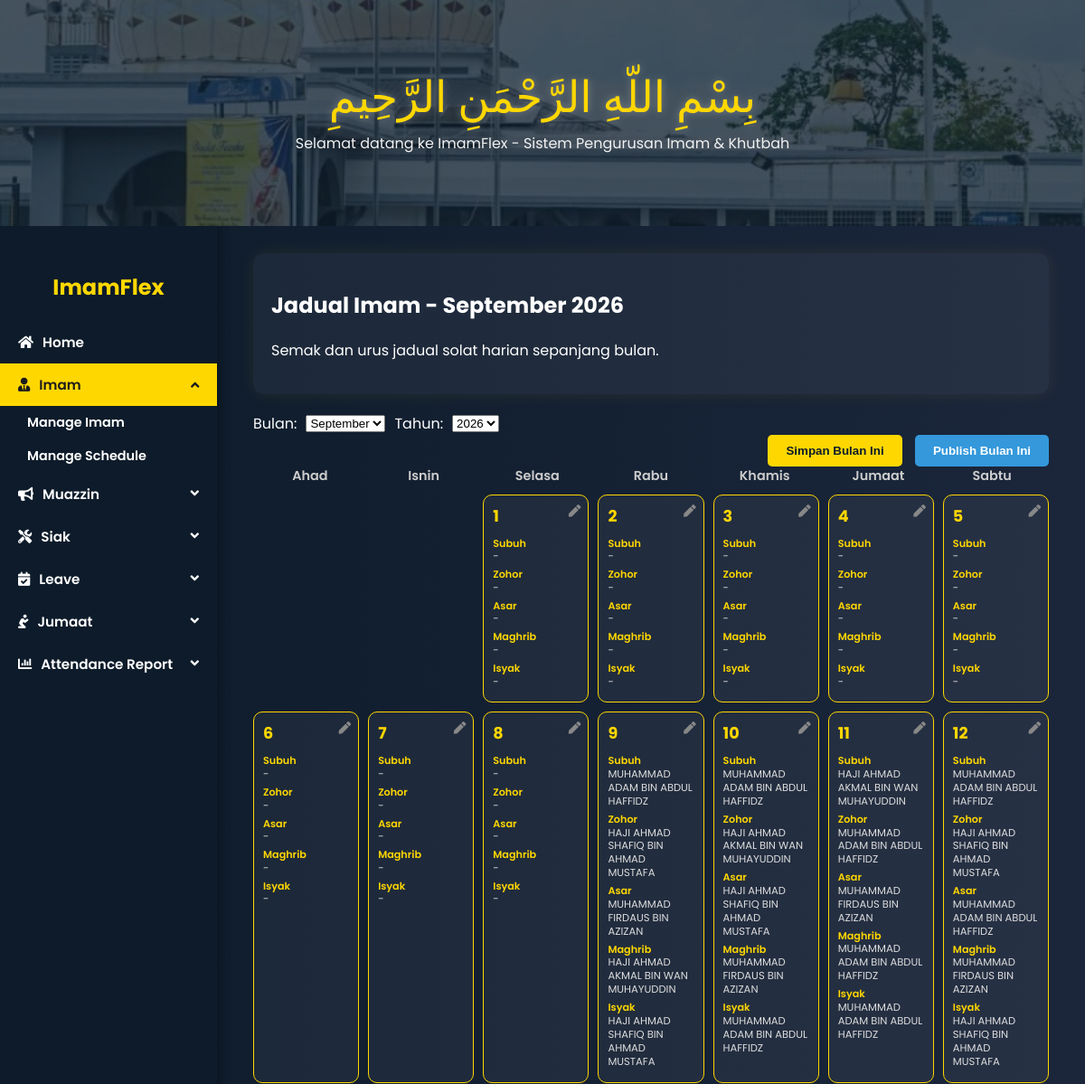
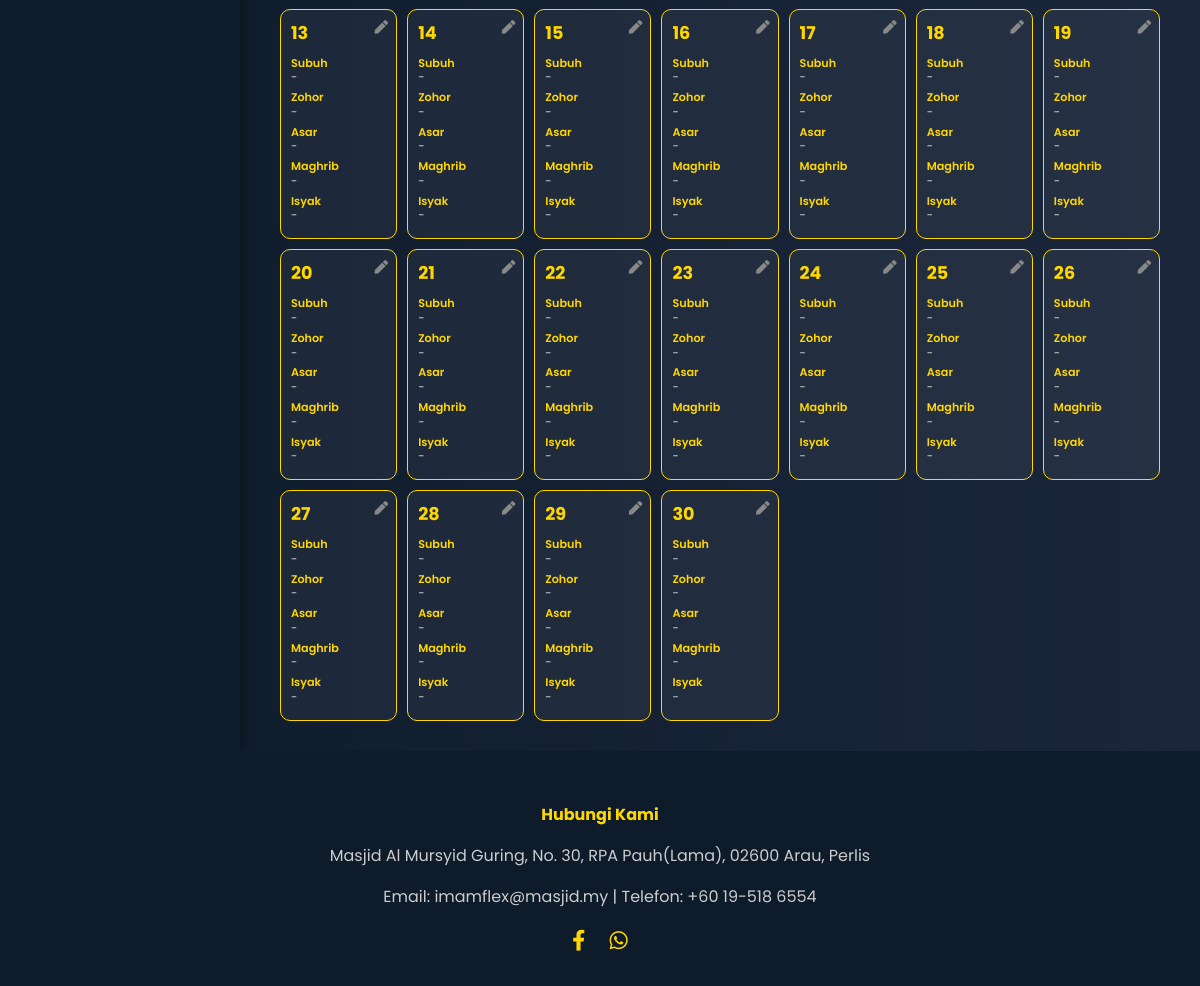
Screenshot of /imam/schedule/ with the database file from the repository (2 pictures, top to bottom).
### ImamFlex/models.py (models this page shows, shortened)
class MosqueStaff(models.Model):
    name = models.CharField(max_length=100)
    ic_number = models.CharField(max_length=12, unique=True)
    contact_number = models.CharField(max_length=15)
    address = models.TextField(blank=True, null=True)
    availability = models.BooleanField(default=True)
    email = models.EmailField(blank=True, null=True)
    profile_picture = models.ImageField(upload_to='profile_pics/', null=True, blank=True)
    class Meta:
        abstract = True

class Imam(MosqueStaff):
    imam_id = models.CharField(max_length=10, primary_key=True)
    password = models.CharField(max_length=20)
    is_admin = models.BooleanField(default=False)

### ImamFlex/views.py (the view, shortened to what this page needs)
# urls.py: path('imam/schedule/', views.imam_schedule, name='imam_schedule'),  # only one
def imam_schedule(request):
    today = date.today()
    year = int(request.GET.get('year', today.year))
    month = int(request.GET.get('month', today.month))
    first_day = date(year, month, 1)
    last_day = date(year, month, calendar.monthrange(year, month)[1])
    all_schedules = DutySchedule.objects.filter(date__range=[first_day, last_day], role_type='Imam')
    cal = calendar.Calendar(firstweekday=6)
    month_matrix = cal.monthdatescalendar(year, month)
    prayers = ['Subuh', 'Zohor', 'Asar', 'Maghrib', 'Isyak']
    calendar_data = []
    for week in month_matrix:
        week_data = []
        for day in week:
            if day.month == month:
                daily_prayers = {prayer: None for prayer in prayers}
                for schedule in all_schedules:
                    if schedule.date == day and schedule.prayer_time in daily_prayers:
                        imam_id = schedule.replacement_role_id if schedule.replacement_role_id else schedule.role_id
                        imam = Imam.objects.filter(imam_id=imam_id).first()
                        daily_prayers[schedule.prayer_time] = imam.name if imam else "?"
                week_data.append({'date': day, 'prayers': daily_prayers})
            else:
                week_data.append(None)
        calendar_data.append(week_data)
    years = list(range(today.year, today.year + 5))
    months = [(i, calendar.month_name[i]) for i in range(1, 13)]
    context = {
        'calendar': calendar_data,
        'month': month,
        'month_name': calendar.month_name[month],
        'year': year,
        'imam_list': Imam.objects.all(),
        'prayers': prayers,
        'years': years,
        'months': months,
    }
    return render(request, 'admin/imamSchedule.html', context)

### ImamFlex/templates/admin/imamSchedule.html (shortened to what this page needs)
{% load static %}
<!DOCTYPE html>
<html lang="en">
<head>
  <link rel="stylesheet" href="https://cdnjs.cloudflare.com/ajax/libs/font-awesome/5.15.4/css/all.min.css">
  <link rel="stylesheet" href="{% static 'css/ImamFlex.css' %}">
</head>
<body>
<div class="header-img">
  <div>
    <div class="bismillah">بِسْمِ اللّهِ الرَّحْمَنِ الرَّحِيمِ</div>
    <div class="tagline">Selamat datang ke ImamFlex - Sistem Pengurusan Imam & Khutbah</div>
  </div>
</div>
<div class="main-wrapper">
    <div class="sidebar">
        <h2>ImamFlex</h2>
        <a href="{% url 'adminDash' %}" class="active"><i class="fas fa-home"></i> Home</a>
        <button class="dropdown-btn active"><i class="fas fa-user-tie"></i> Imam</button>
        <div class="dropdown-container" style="display:flex;">
            <a href="{% url 'imam_management' %}">Manage Imam</a>
            <a href="{% url 'imam_schedule' %}">Manage Schedule</a>
        </div>
        <button class="dropdown-btn "><i class="fas fa-bullhorn"></i> Muazzin</button>
        <button class="dropdown-btn"><i class="fas fa-tools"></i> Siak</button>
       <button class="dropdown-btn"><i class="fas fa-calendar-check"></i> Leave</button>
      <button class="dropdown-btn"><i class="fas fa-pray"></i> Jumaat</button>
      <button class="dropdown-btn"><i class="fas fa-chart-bar"></i> Attendance Report</button>
    </div>
  <div class="content">
    <div class="card">
      <h2>Jadual Imam - <span class="highlight">{{ month_name }} {{ year }}</span></h2>
      <p class="subtext">Semak dan urus jadual solat harian sepanjang bulan.</p>
    </div>
    <form method="get" style="display: flex; gap: 10px; align-items: center;">
  <label for="month">Bulan:</label>
  <select name="month" id="month" onchange="this.form.submit()">
    {% for value, name in months %}
      <option value="{{ value }}" {% if value == month %}selected{% endif %}>{{ name }}</option>
    {% endfor %}
  </select>
  <label for="year">Tahun:</label>
  <select name="year" id="year" onchange="this.form.submit()">
    {% for y in years %}
      <option value="{{ y }}" {% if y == year %}selected{% endif %}>{{ y }}</option>
    {% endfor %}
  </select>
</form>
    <div class="calendar-actions">
      <form method="post" style="display:inline;">{% csrf_token %}
        <button type="submit" name="saveMonthBtn">Simpan Bulan Ini</button>
      </form>
      <form method="post" style="display:inline;">{% csrf_token %}
        <button type="submit" name="publishMonthBtn" id="publishMonthBtn">Publish Bulan Ini</button>
      </form>
    </div>
    <div class="weekday-labels">
      <div>Ahad</div><div>Isnin</div><div>Selasa</div><div>Rabu</div><div>Khamis</div><div>Jumaat</div><div>Sabtu</div>
    </div>
    <div class="calendar-grid">
      {% for week in calendar %}
        {% for day in week %}
          {% if day %}
            <div class="day-box" data-date="{{ day.date|date:'Y-m-d' }}">
              <div class="date">{{ day.date.day }}</div>
              <div class="imam-list" id="imamList_{{ day.date|date:'Y-m-d' }}">
                {% for prayer, imam in day.prayers.items %}
    <div class="imam-entry">
        <span class="prayer-name">{{ prayer }}</span>
        <span class="imam-name">{{ imam|default:"-" }}</span>
    </div>
{% endfor %}
              </div>
              <div class="edit-btn" onclick="openAssignModal('{{ day.date|date:'Y-m-d' }}')">
                <i class="fas fa-pen"></i>
              </div>
            </div>
          {% else %}
            <div class="day-box" style="background: transparent; border: none;"></div>
          {% endif %}
        {% endfor %}
      {% endfor %}
    </div>
  </div>
</div>
<div class="footer">
  <h4>Hubungi Kami</h4>
  <p>Masjid Al Mursyid Guring, No. 30, RPA Pauh(Lama), 02600 Arau, Perlis</p>
  <p>Email: imamflex@masjid.my | Telefon: +60 19-518 6554</p>
  <div class="social-icons">
    <a href="https://www.facebook.com/profile.php?id=100069456158805"><i class="fab fa-facebook-f"></i></a>
    <a href="#"><i class="fab fa-whatsapp"></i></a>
  </div>
</div>
</body>
</html>

### ImamFlex/static/css/imamFlex.css (style rules this page uses)
body { margin: 0; font-family: 'Poppins', sans-serif; background: linear-gradient(to right, #0d1b2a, #1b263b); color: white; display: flex; flex-direction: column; min-height: 100vh; }
.header-img { height: 250px; background: url('../masjid.jpeg') no-repeat center/cover; position: relative; display: flex; align-items: center; justify-content: center; }
.header-img::before { content: ""; position: absolute; inset: 0; background: rgba(13, 27, 42, 0.75); }
.bismillah { font-family: 'Scheherazade', serif; font-size: 3rem; color: gold; text-align: center; text-shadow: 0 0 10px rgba(255,255,255,0.3); }
.tagline { color: #f1f1f1; font-size: 1rem; text-align: center; margin-top: 10px; }
.bismillah, .tagline { position: relative; z-index: 2; text-align: center; }
.card { background: rgba(255, 255, 255, 0.05); padding: 20px; border-radius: 12px; box-shadow: 0 0 20px rgba(255, 215, 0, 0.08); margin-bottom: 20px; }
.footer { background: #0d1b2a; padding: 30px 20px; text-align: center; color: #ccc; margin-top: auto; }
.footer h4 { color: gold; margin-bottom: 10px; }
.social-icons a { color: gold; margin: 0 10px; font-size: 1.3rem; }

### rows the page displays
Imam: prayers "MUHAMMAD ADAM BIN ABDUL HAFFIDZ" "MUHAMMAD ADAM BIN ABDUL HAFFIDZ" "MUHAMMAD ADAM BIN ABDUL HAFFIDZ" "MUHAMMAD ADAM BIN ABDUL HAFFIDZ" "MUHAMMAD ADAM BIN ABDUL HAFFIDZ" "MUHAMMAD ADAM BIN ABDUL HAFFIDZ" "MUHAMMAD ADAM BIN ABDUL HAFFIDZ" "MUHAMMAD ADAM BIN ABDUL HAFFIDZ"
Imam: prayers "HAJI AHMAD SHAFIQ BIN AHMAD MUSTAFA" "HAJI AHMAD SHAFIQ BIN AHMAD MUSTAFA" "HAJI AHMAD SHAFIQ BIN AHMAD MUSTAFA" "HAJI AHMAD SHAFIQ BIN AHMAD MUSTAFA" "HAJI AHMAD SHAFIQ BIN AHMAD MUSTAFA"
Imam: prayers "MUHAMMAD FIRDAUS BIN AZIZAN" "MUHAMMAD FIRDAUS BIN AZIZAN" "MUHAMMAD FIRDAUS BIN AZIZAN" "MUHAMMAD FIRDAUS BIN AZIZAN"
Imam: prayers "HAJI AHMAD AKMAL BIN WAN MUHAYUDDIN" "HAJI AHMAD AKMAL BIN WAN MUHAYUDDIN" "HAJI AHMAD AKMAL BIN WAN MUHAYUDDIN"

### other values shown
{{ month_name }} "September"
{{ year }} "2026"
{{ day.date.day }} "1" "2" "3" "4" "5" "6" "7" "8" "9" "10" "11" "12" "13" "14" "15" "16" "17" "18" "19" "20" "21" "22" "23" "24" "25" "26" "27" "28" "29" "30"
{{ prayer }} "Subuh" "Zohor" "Asar" "Maghrib" "Isyak" "Subuh" "Zohor" "Asar" "Maghrib" "Isyak" "Subuh" "Zohor" "Asar" "Maghrib" "Isyak" "Subuh" "Zohor" "Asar" "Maghrib" "Isyak" "Subuh" "Zohor" "Asar" "Maghrib" "Isyak" "Subuh" "Zohor" "Asar" "Maghrib" "Isyak" "Subuh" "Zohor" "Asar" "Maghrib" "Isyak" "Subuh" "Zohor" "Asar" "Maghrib" "Isyak" "Subuh" "Zohor" "Asar" "Maghrib" "Isyak" "Subuh" "Zohor" "Asar" "Maghrib" "Isyak" "Subuh" "Zohor" "Asar" "Maghrib" "Isyak" "Subuh" "Zohor" "Asar" "Maghrib" "Isyak" "Subuh" "Zohor" "Asar" "Maghrib" "Isyak" "Subuh" "Zohor" "Asar" "Maghrib" "Isyak" "Subuh" "Zohor" "Asar" "Maghrib" "Isyak" "Subuh" "Zohor" "Asar" "Maghrib" "Isyak" "Subuh" "Zohor" "Asar" "Maghrib" "Isyak" "Subuh" "Zohor" "Asar" "Maghrib" "Isyak" "Subuh" "Zohor" "Asar" "Maghrib" "Isyak" "Subuh" "Zohor" "Asar" "Maghrib" "Isyak" "Subuh" "Zohor" "Asar" "Maghrib" "Isyak" "Subuh" "Zohor" "Asar" "Maghrib" "Isyak" "Subuh" "Zohor" "Asar" "Maghrib" "Isyak" "Subuh" "Zohor" "Asar" "Maghrib" "Isyak" "Subuh" "Zohor" "Asar" "Maghrib" "Isyak" "Subuh" "Zohor" "Asar" "Maghrib" "Isyak" "Subuh" "Zohor" "Asar" "Maghrib" "Isyak" "Subuh" "Zohor" "Asar" "Maghrib" "Isyak" "Subuh" "Zohor" "Asar" "Maghrib" "Isyak" "Subuh" "Zohor" "Asar" "Maghrib" "Isyak"
{{ imam|default:"-" }} "-" "-" "-" "-" "-" "-" "-" "-" "-" "-" "-" "-" "-" "-" "-" "-" "-" "-" "-" "-" "-" "-" "-" "-" "-" "-" "-" "-" "-" "-" "-" "-" "-" "-" "-" "-" "-" "-" "-" "-" "-" "-" "-" "-" "-" "-" "-" "-" "-" "-" "-" "-" "-" "-" "-" "-" "-" "-" "-" "-" "-" "-" "-" "-" "-" "-" "-" "-" "-" "-" "-" "-" "-" "-" "-" "-" "-" "-" "-" "-" "-" "-" "-" "-" "-" "-" "-" "-" "-" "-" "-" "-" "-" "-" "-" "-" "-" "-" "-" "-" "-" "-" "-" "-" "-" "-" "-" "-" "-" "-" "-" "-" "-" "-" "-" "-" "-" "-" "-" "-" "-" "-" "-" "-" "-" "-" "-" "-" "-" "-"
form field month "September"
form field year "2026"
